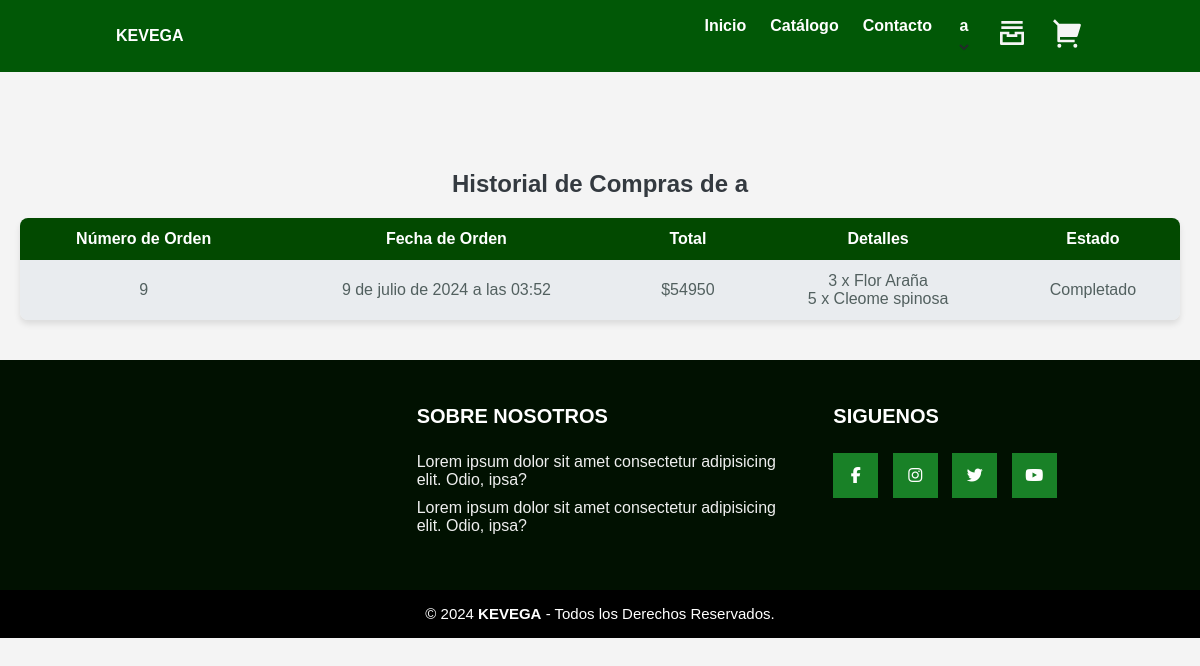
/historial/ (signed in), run on an earlier commit of the app's database.
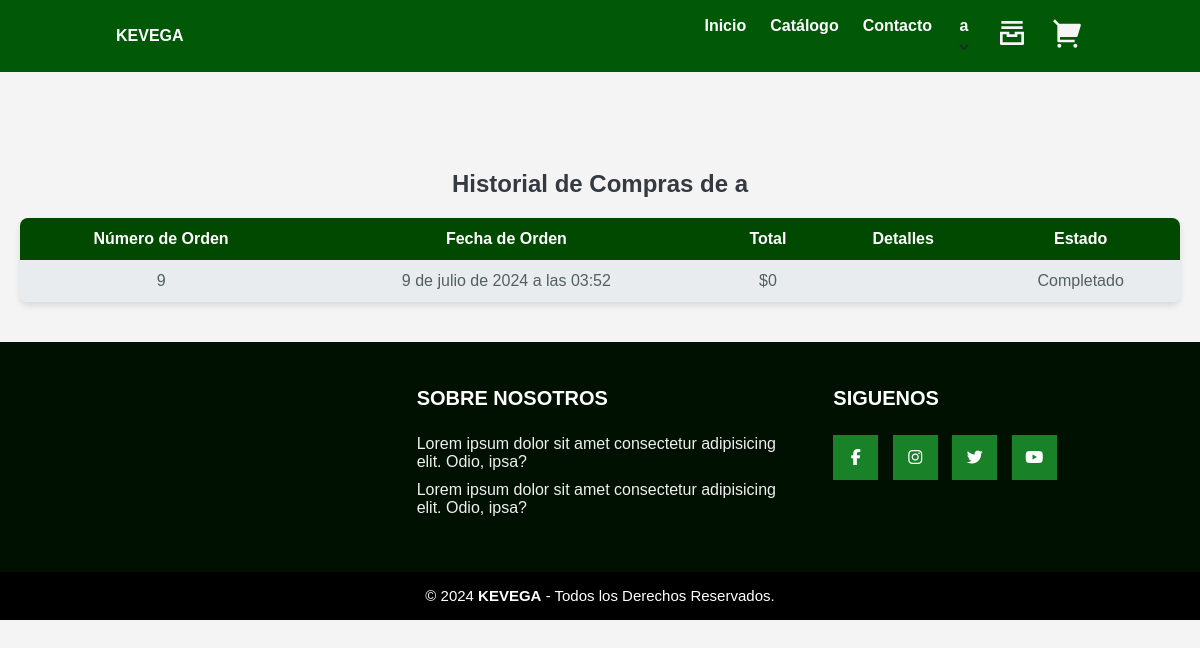
And on a later commit of the database.
### core/models.py (models this page shows, shortened)
class Venta(models.Model):
    user = models.ForeignKey(User, on_delete=models.CASCADE)
    items = models.ManyToManyField(DetalleVenta)
    ordered_date = models.DateTimeField(auto_now_add=True)
    ordered = models.BooleanField(default=False)
    estado=models.TextField(default='Por procesar')
    def total_price(self):
        return sum(item.subtotal() for item in self.items.all())

class DetalleVenta(models.Model):
    producto = models.ForeignKey(Product, on_delete=models.CASCADE)
    cantidad = models.PositiveIntegerField()
    def subtotal(self):
        return self.producto.price * self.cantidad
    def __str__(self):
        return f'{self.cantidad} x {self.producto.name}'

class Product(models.Model):
    id = models.BigAutoField(primary_key=True)
    name = models.CharField(max_length=255)
    description = models.TextField()
    price = models.IntegerField()
    stock = models.IntegerField(default=0)
    image = models.ImageField(upload_to='products/', null=True, blank=True)

### core/views.py (the view)
# urls.py: path('historial/', historial_usuario, name='historial'),
@login_required(login_url="/login")
def historial_usuario(request):
    usuario = request.user
    ventas = Venta.objects.filter(user=usuario)
    miscompras = []
    for venta in ventas:
        detalles_venta = venta.items.all()
        detalles_txt = ''
        for detalle in detalles_venta:
            detalles_txt += f'{detalle.__str__()}'
        print(detalles_txt)
        venta_dict = {
            'venta': venta,
            'detalles': detalles_venta,
            'detalles_txt': detalles_txt
        }
        miscompras.append(venta_dict)
    return render(request, 'core/historial.html', { 'usuario': usuario, 'ventas': miscompras })

### core/templates/core/historial.html
{% extends 'core/base.html' %}
{% block contenido %}
<main>
    <h1>Historial de Compras de {{ usuario.username }}</h1>
    <table>
        <thead>
            <tr>
                <th>Número de Orden</th>
                <th>Fecha de Orden</th>
                <th>Total</th>
                <th>Detalles</th>
                <th>Estado</th>
            </tr>
        </thead>
        <tbody>
            {% for compra in ventas %}
                <tr>
                    <td>{{ compra.venta.id }}</td>
                    <td>{{ compra.venta.ordered_date }}</td>
                    <td>${{ compra.venta.total_price }}</td>
                    <td>
                        <ul>
                            {% for detalle in compra.detalles %}
                                <li>{{ detalle }}</li>
                            {% endfor %}
                        </ul>
                    </td>
                    <td>{{ compra.venta.estado }}</td>
                </tr>
            {% endfor %}
        </tbody>
    </table>
</main>
{% endblock contenido %}

What changed in the data, as far as the page shows it:
removed DetalleVenta: cantidad+producto "3 x Flor Araña"
removed DetalleVenta: cantidad+producto "5 x Cleome spinosa"
computed for Venta "Completado": venta.total_price "54950" → "0"
